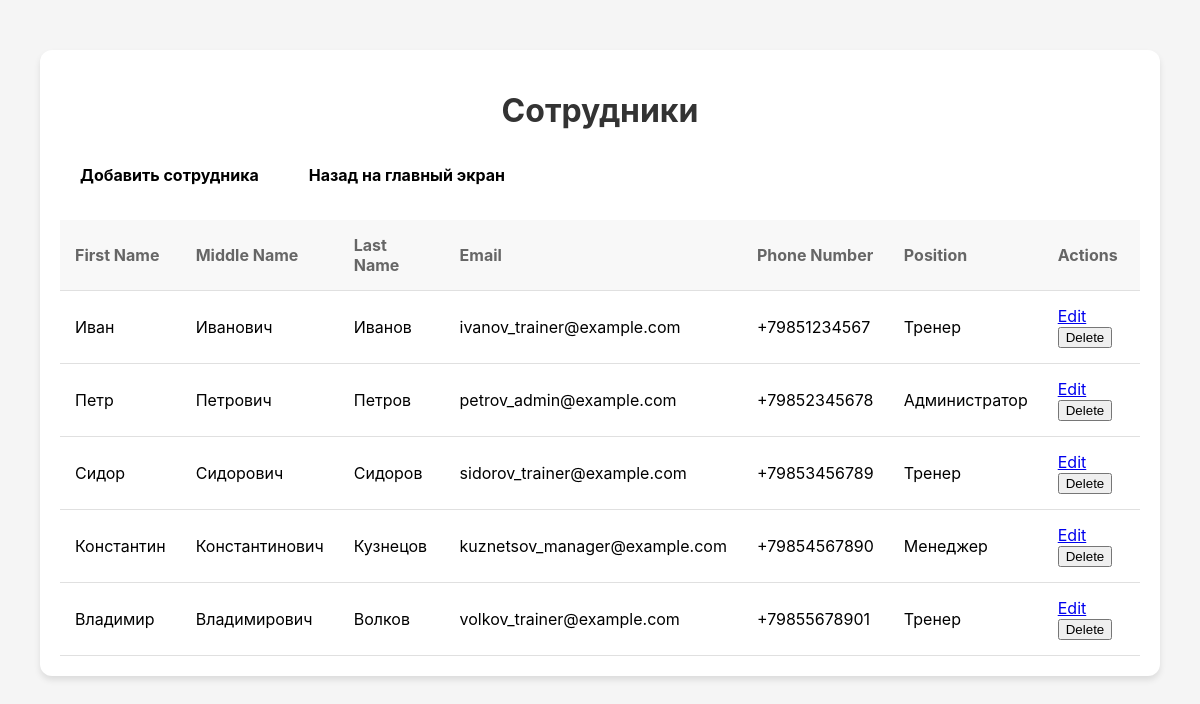
/view_employees (signed in), run on the app's committed database.
### models.py (models this page shows)
class Employee(db.Model):
    __tablename__ = 'employees'
    employee_id = db.Column(db.Integer, primary_key=True)
    user_id = db.Column(db.Integer, db.ForeignKey('users.user_id'), nullable=False)
    first_name = db.Column(db.String(50), nullable=False)
    last_name = db.Column(db.String(50), nullable=False)
    middle_name = db.Column(db.String(50), nullable=True)
    position = db.Column(db.String(50), nullable=False)
    phone_number = db.Column(db.String(15), nullable=False)
    email = db.Column(db.String(100), unique=True, nullable=False)
    user = db.relationship('User', backref='employee', uselist=False)
    classes = db.relationship('Class', backref='employee')

### employees.py (the view)
    @app.route("/view_employees", methods=["GET"])
    def view_employees():
        if 'user_id' not in session:
            return redirect(url_for('login'))
        employees = Employee.query.all()
        return render_template("view_employees.html", employees=employees)

### employees.py (called while the page is built)
def view_employees(app):
    @app.route("/view_employees", methods=["GET"])
    def view_employees():
        if 'user_id' not in session:
            return redirect(url_for('login'))
        employees = Employee.query.all()
        return render_template("view_employees.html", employees=employees)

### templates/view_employees.html (shortened to what this page needs)
<!DOCTYPE html>
<html lang="en">
<head>
    <link rel="stylesheet" href="https://cdnjs.cloudflare.com/ajax/libs/font-awesome/6.0.0-beta3/css/all.min.css">
</head>
<body>
    <div class="container">
        <h1>Сотрудники</h1>
        <div class="btn-container">
            <a href="{{ url_for('add_employee') }}" class="btn btn-primary">Добавить сотрудника</a>
            <a href="{{ url_for('dashboard') }}" class="btn btn-primary">Назад на главный экран</a>
        </div>
        <table>
                <tr>
                    <th>First Name</th>
                    <th>Middle Name</th>
                    <th>Last Name</th>
                    <th>Email</th>
                    <th>Phone Number</th>
                    <th>Position</th>
                    <th>Actions</th>
                </tr>
                {% for employee in employees %}
                <tr>
                    <td>{{ employee.first_name }}</td>
                    <td>{{ employee.middle_name }}</td>
                    <td>{{ employee.last_name }}</td>
                    <td>{{ employee.email }}</td>
                    <td>{{ employee.phone_number }}</td>
                    <td>{{ employee.position }}</td>
                    <td>
                        <a href="{{ url_for('edit_employee', employee_id=employee.employee_id) }}">Edit</a>
                        <form action="{{ url_for('delete_employee', employee_id=employee.employee_id) }}" method="post" style="display:inline;">
                            <button type="submit">Delete</button>
                        </form>
                    </td>
                </tr>
                {% endfor %}
            </table>
    </div>
</body>
</html>

### templates/view_employees.html (style rules this page uses)
body { font-family: -apple-system, BlinkMacSystemFont, 'Segoe UI', Roboto, 'Helvetica Neue', Arial, sans-serif; background-color: #f5f5f5; margin: 0; padding: 0; }
.container { width: 90%; max-width: 1200px; margin: 50px auto; background: #fff; padding: 20px; box-shadow: 0 4px 6px rgba(0, 0, 0, 0.1); border-radius: 12px; }
h1 { color: #333; text-align: center; margin-bottom: 20px; }
.btn-container { display: flex; justify-content: flex-start; margin-bottom: 20px; gap: 10px; }
.btn { display: inline-block; padding: 10px 15px; margin: 5px; border: none; border-radius: 6px; cursor: pointer; text-decoration: none; color: #000000; font-weight: bold; }
.btn-primary { background-color: #ffffff; }
table { width: 100%; border-collapse: collapse; margin-top: 20px; }
th, td { padding: 15px; text-align: left; border-bottom: 1px solid #e0e0e0; }
th { background-color: #f8f8f8; color: #666; }
form { display: inline; }

### data on the page
Employee: first_name "Иван", middle_name "Иванович", last_name "Иванов", email "ivanov_trainer@example.com", phone_number "+79851234567", position "Тренер"
Employee: first_name "Петр", middle_name "Петрович", last_name "Петров", email "petrov_admin@example.com", phone_number "+79852345678", position "Администратор"
Employee: first_name "Сидор", middle_name "Сидорович", last_name "Сидоров", email "sidorov_trainer@example.com", phone_number "+79853456789", position "Тренер"
Employee: first_name "Константин", middle_name "Константинович", last_name "Кузнецов", email "kuznetsov_manager@example.com", phone_number "+79854567890", position "Менеджер"
Employee: first_name "Владимир", middle_name "Владимирович", last_name "Волков", email "volkov_trainer@example.com", phone_number "+79855678901", position "Тренер"
